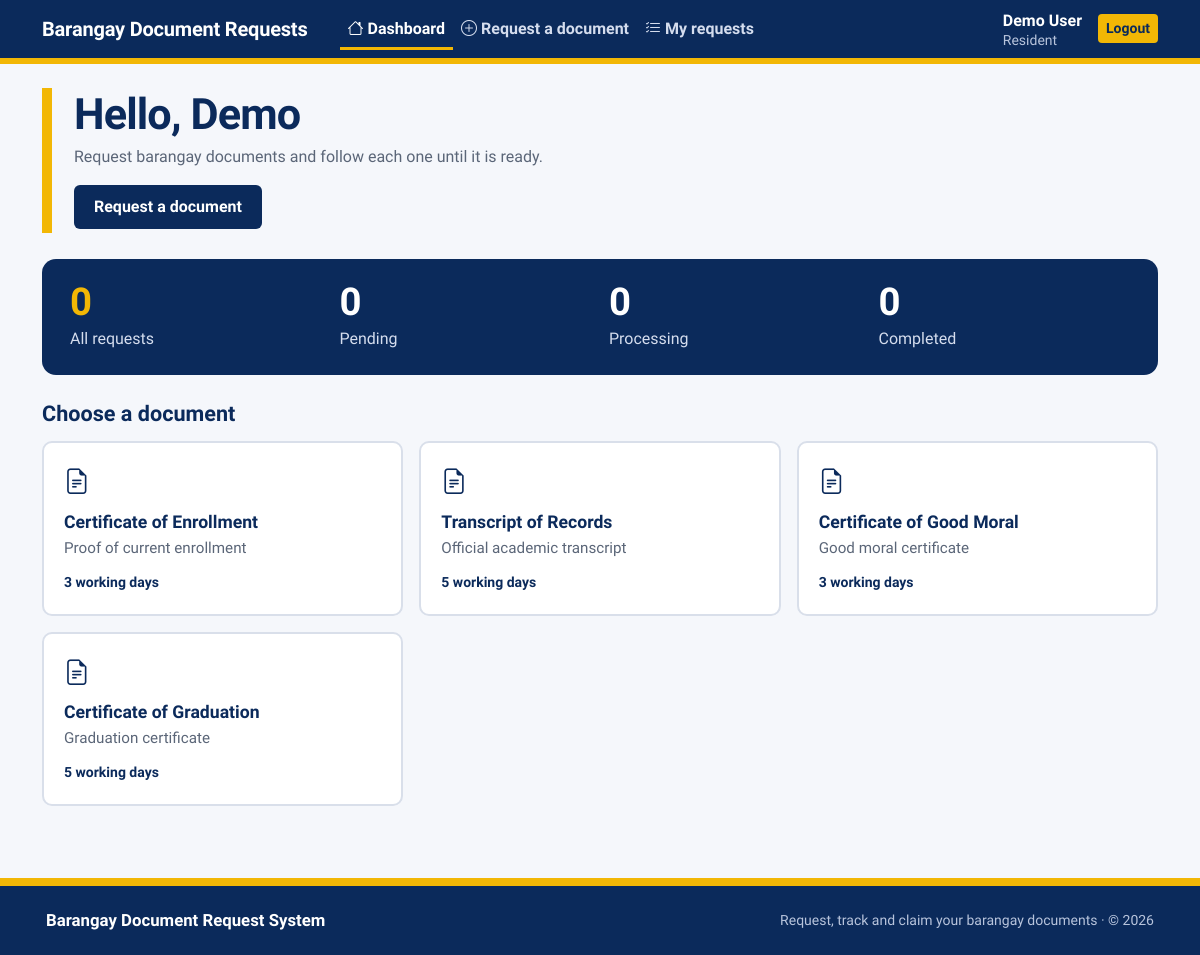
The page /user/dashboard.php (signed in) on the database its author committed.
### tables this page shows
CREATE TABLE document_types (
 id INT AUTO_INCREMENT PRIMARY KEY,
 name VARCHAR(150) NOT NULL,
 description TEXT,
 processing_days INT DEFAULT 3,
 created_at TIMESTAMP DEFAULT CURRENT_TIMESTAMP
);

### user/dashboard.php (the view, shortened to what this page needs)
<?php
require_once __DIR__ . '/../config/database.php';
$userId   = (int)$_SESSION['user']['id'];
$userName = $_SESSION['user']['name'] ?? 'Resident';
$st = $pdo->prepare("SELECT status, COUNT(*) FROM document_requests WHERE user_id = ? GROUP BY status");
$st->execute([$userId]);
$by = $st->fetchAll(PDO::FETCH_KEY_PAIR);
$total      = array_sum($by);
$pending    = (int)($by['Pending'] ?? 0);
$processing = (int)($by['Processing'] ?? 0);
$completed  = (int)($by['Completed'] ?? 0);
$types = $pdo->query("SELECT id, name, description, processing_days FROM document_types ORDER BY id")->fetchAll(PDO::FETCH_ASSOC);
function doc_icon(string $name): string {
    $n = strtolower($name);
    return 'bi-file-earmark-text';
}
$first = trim(explode(' ', trim($userName))[0]) ?: 'Resident';
include __DIR__ . '/../includes/header.php';
?>
<div class="bd">
    <header class="bd-mast">
        <h1>Hello, <?= htmlspecialchars($first) ?></h1>
        <p>Request barangay documents and follow each one until it is ready.</p>
        <a class="bd-btn" href="request.php">Request a document</a>
    </header>
    <section class="bd-sum" aria-label="Your requests">
        <div class="bd-first"><div class="bd-num"><?= $total ?></div><div class="bd-lab">All requests</div></div>
        <div><div class="bd-num"><?= $pending ?></div><div class="bd-lab">Pending</div></div>
        <div><div class="bd-num"><?= $processing ?></div><div class="bd-lab">Processing</div></div>
        <div><div class="bd-num"><?= $completed ?></div><div class="bd-lab">Completed</div></div>
    </section>
    <h2 class="bd-sec">Choose a document</h2>
    <div class="row g-3">
        <?php foreach ($types as $t): ?>
        <div class="col-md-6 col-lg-4">
            <a class="bd-doc" href="request.php?type=<?= (int)$t['id'] ?>#form">
                <i class="bi <?= doc_icon($t['name']) ?>"></i>
                <h3><?= htmlspecialchars($t['name']) ?></h3>
                <p><?= htmlspecialchars($t['description'] ?? '') ?></p>
                <small><?= (int)$t['processing_days'] ?> working day<?= (int)$t['processing_days'] === 1 ? '' : 's' ?></small>
            </a>
        </div>
        <?php endforeach; ?>
    </div>
</div>
<?php include __DIR__ . '/../includes/footer.php'; ?>

### includes/header.php (shortened to what this page needs)
<?php
$base    = '/document-request-system';
$user    = $_SESSION['user'] ?? null;
$isAdmin = $user && ($user['role'] ?? '') === 'admin';
$here = basename(dirname($_SERVER['SCRIPT_NAME'])) . '/' . basename($_SERVER['SCRIPT_NAME']);
$menu = $isAdmin
    ? [
        ['admin/dashboard.php', "$base/admin/dashboard.php", 'bi-speedometer2', 'Dashboard'],
        ['admin/requests.php',  "$base/admin/requests.php",  'bi-folder2-open', 'Requests'],
        ['admin/residents.php', "$base/admin/residents.php", 'bi-people',       'Residents'],
      ]
    : [
        ['user/dashboard.php',   "$base/user/dashboard.php",   'bi-house',        'Dashboard'],
        ['user/request.php',     "$base/user/request.php",     'bi-plus-circle',  'Request a document'],
        ['user/my_requests.php', "$base/user/my_requests.php", 'bi-list-check',   'My requests'],
      ];
?>
<!doctype html>
<html lang="en">
<head>
<link href="https://cdn.jsdelivr.net/npm/bootstrap@5.3.3/dist/css/bootstrap.min.css" rel="stylesheet">
<link href="https://cdn.jsdelivr.net/npm/bootstrap-icons@1.11.3/font/bootstrap-icons.min.css" rel="stylesheet">
<link href="<?= $base ?>/assets/css/style.css" rel="stylesheet">
</head>
<body>
<nav class="navbar navbar-expand-lg navbar-dark site-nav">
<div class="container">
    <a class="navbar-brand" href="<?= $base ?>/">Barangay Document Requests</a>
    <?php if ($user): ?>
    <div class="collapse navbar-collapse" id="siteMenu">
        <ul class="navbar-nav me-auto mb-2 mb-lg-0 ms-lg-3">
            <?php foreach ($menu as [$key, $href, $icon, $label]): ?>
                <li class="nav-item">
                    <a class="nav-link <?= $here === $key ? 'active' : '' ?>" href="<?= $href ?>"
                       <?= $here === $key ? 'aria-current="page"' : '' ?>>
                        <i class="bi <?= $icon ?> me-1"></i><?= $label ?>
                    </a>
                </li>
            <?php endforeach; ?>
        </ul>
        <div class="d-flex align-items-center gap-3">
            <span class="who">
                <?= htmlspecialchars($user['name'] ?? 'Account') ?>
                <small><?= $isAdmin ? 'Administrator' : 'Resident' ?></small>
            </span>
            <a class="btn btn-logout btn-sm" href="<?= $base ?>/auth/logout.php">Logout</a>
        </div>
    </div>
    <?php endif; ?>
</div>
</nav>
<main class="container py-4">

### includes/footer.php (shortened to what this page needs)
</main>
<footer class="site-footer">
    <div class="inner">
        <strong>Barangay Document Request System</strong>
        <small>Request, track and claim your barangay documents &middot; &copy; <?= date('Y') ?></small>
    </div>
</footer>
</body></html>

### assets/css/style.css (style rules this page uses)
body { background:#f5f7fb; }

### includes/header.php (style rules this page uses)
.site-nav { background:#0b2a5b; border-bottom:6px solid #f2b705; font-family:'Source Sans 3',system-ui,sans-serif; }
.site-nav .navbar-brand { font-family:'Bricolage Grotesque',system-ui,sans-serif; font-weight:800; color:#fff; letter-spacing:-.01em; }
.site-nav .nav-link { color:#d5ddee; font-weight:600; padding:.55rem .9rem; border-radius:6px; }
.site-nav .nav-link.active { color:#fff; box-shadow:inset 0 -3px 0 #f2b705; border-radius:6px 6px 0 0; }
.site-nav .who { color:#fff; font-weight:600; }
.site-nav .who small { display:block; color:#b8c4dc; font-weight:400; line-height:1.1; }
.site-nav .btn-logout { color:#0b2a5b; background:#f2b705; border:0; font-weight:700; }

### user/dashboard.php (style rules this page uses)
.bd { --ink:#0b2a5b; --sun:#f2b705; --mist:#eef1f6; --line:#d9dfea; --muted:#5b6678; font-family:'Source Sans 3',system-ui,sans-serif; color:var(--ink); }
.bd h1,.bd h2,.bd h3,.bd .bd-num { font-family:'Bricolage Grotesque',system-ui,sans-serif; }
.bd-mast { border-left:10px solid var(--sun); padding:4px 0 4px 22px; margin-bottom:26px; }
.bd-mast h1 { font-size:clamp(1.9rem,4vw,2.7rem); font-weight:800; letter-spacing:-.02em; margin:0; line-height:1.05; }
.bd-mast p { color:var(--muted); margin:8px 0 0; }
.bd-btn { display:inline-block; background:var(--ink); color:#fff; padding:10px 20px; border-radius:6px; text-decoration:none; font-weight:600; }
.bd-mast .bd-btn { margin-top:16px; }
.bd-sum { display:grid; grid-template-columns:repeat(auto-fit,minmax(130px,1fr)); gap:18px; background:var(--ink); color:#fff; border-radius:14px; padding:24px 28px; margin-bottom:26px; }
.bd-sum .bd-num { font-size:2.4rem; font-weight:800; line-height:1; }
.bd-sum .bd-lab { color:#d5ddee; margin-top:6px; }
.bd-sum .bd-first .bd-num { color:var(--sun); }
.bd-sec { font-size:1.35rem; font-weight:800; margin:0 0 14px; }
.bd-doc { display:block; height:100%; border:2px solid var(--line); border-radius:10px; padding:20px; background:#fff; text-decoration:none; color:var(--ink); }
.bd-doc i { font-size:1.6rem; }
.bd-doc h3 { font-size:1.1rem; font-weight:700; margin:10px 0 4px; }
.bd-doc p { color:var(--muted); font-size:.95rem; margin:0 0 10px; }
.bd-doc small { font-weight:600; }

### includes/footer.php (style rules this page uses)
.site-footer { margin-top:48px; background:#0b2a5b; color:#d5ddee; border-top:8px solid #f2b705; font-family:'Source Sans 3',system-ui,sans-serif; }
.site-footer .inner { max-width:1140px; margin:0 auto; padding:22px 16px; display:flex; flex-wrap:wrap; gap:8px 24px; justify-content:space-between; align-items:center; }
.site-footer strong { font-family:'Bricolage Grotesque',system-ui,sans-serif; color:#fff; font-size:1.05rem; }
.site-footer small { color:#b8c4dc; }

### rows shown on the page
document_types: name "Certificate of Enrollment", description "Proof of current enrollment", processing_days "3"
document_types: name "Transcript of Records", description "Official academic transcript", processing_days "5"
document_types: name "Certificate of Good Moral", description "Good moral certificate", processing_days "3"
document_types: name "Certificate of Graduation", description "Graduation certificate", processing_days "5"

### other values the page prints
$label "Dashboard"
$label "Request a document"
$label "My requests"
$user['name'] "Demo User"
$first "Demo"
$total "0"
$pending "0"
$processing "0"
$completed "0"
